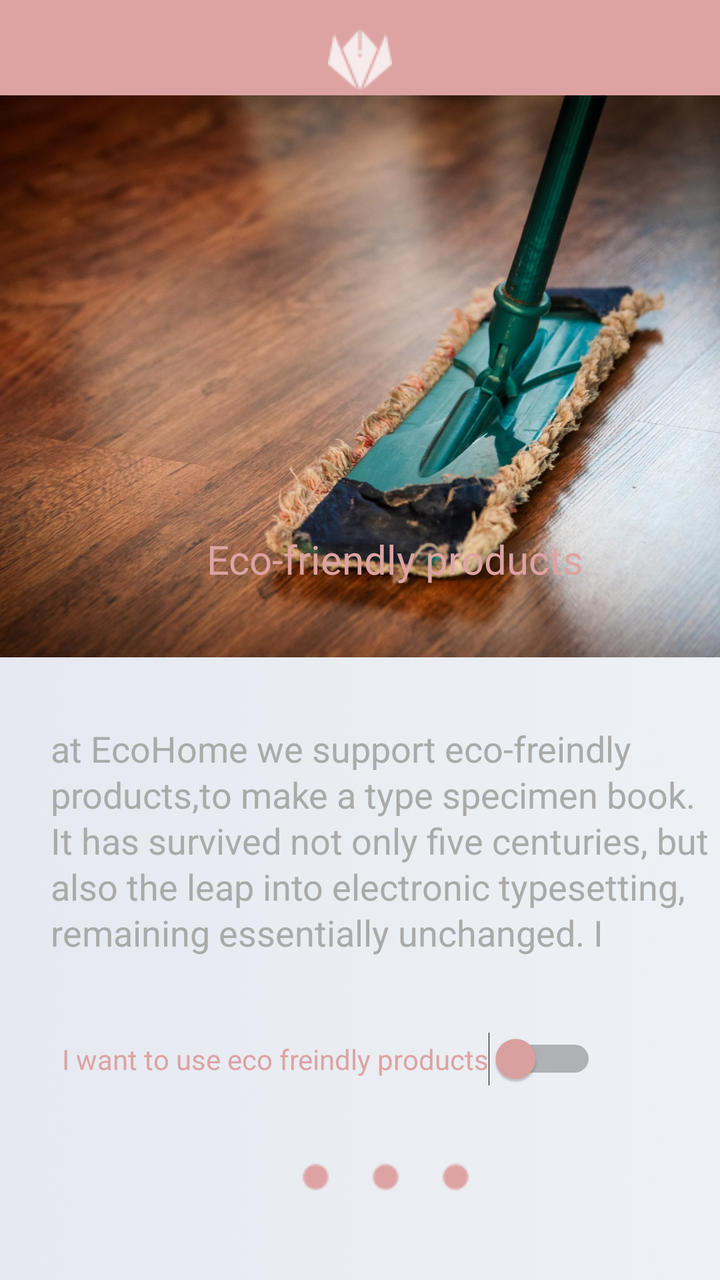
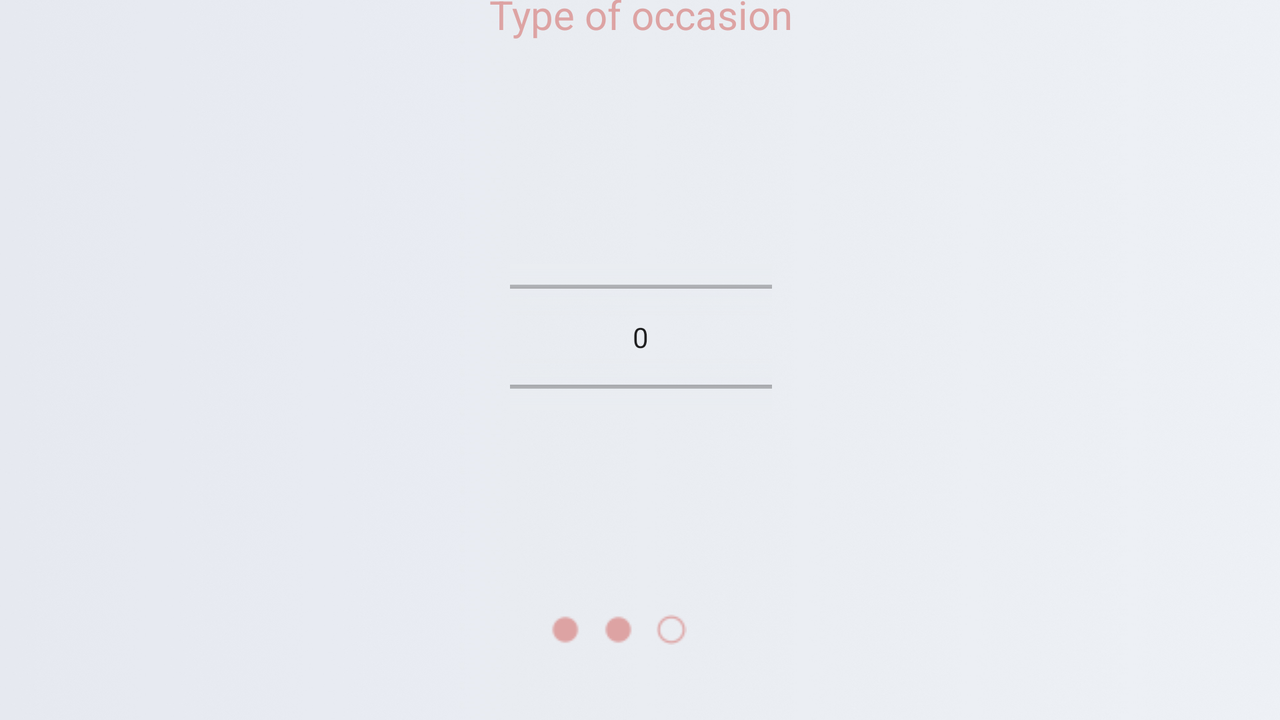

One screen, two layout resources from the same app: the default and the repository's alternative for another configuration. Each is rendered where Android would select it; the XML of both is given below.
<!-- AndroidManifest.xml: application theme AppTheme -->
<!-- res/layout/activity_cleaning.xml -->
<?xml version="1.0" encoding="utf-8"?>
<androidx.constraintlayout.widget.ConstraintLayout xmlns:android="http://schemas.android.com/apk/res/android"
    xmlns:app="http://schemas.android.com/apk/res-auto"
    xmlns:tools="http://schemas.android.com/tools"
    android:id="@+id/cleaning"
    android:layout_width="match_parent"
    android:layout_height="match_parent"
    android:background="@drawable/background"
    android:outlineAmbientShadowColor="#00D6CCCC"
    tools:context=".cleaning">
    <ImageView
        android:id="@+id/titlebar"
        app:layout_constraintTop_toTopOf="parent"
        app:layout_constraintStart_toStartOf="parent"

        android:layout_width="match_parent"
        android:layout_height="60dp"
        android:background="@color/colorPrimary"
        android:paddingTop="30dp"
        android:paddingBottom="30dp"
        android:scaleType="center"
        app:srcCompat="@drawable/title" />

    <ImageView
        android:id="@+id/imageView3"
        android:layout_width="435dp"
        android:layout_height="281dp"
        app:layout_constraintBottom_toBottomOf="parent"
        app:layout_constraintEnd_toEndOf="parent"
        app:layout_constraintHorizontal_bias="0.458"
        app:layout_constraintStart_toStartOf="parent"
        app:layout_constraintTop_toTopOf="parent"
        app:layout_constraintVertical_bias="0.133"
        app:srcCompat="@drawable/cleaning" />

    <androidx.constraintlayout.widget.ConstraintLayout
        android:id="@+id/step1"
        android:layout_width="413dp"
        android:layout_height="429dp"
        android:visibility="gone"
        app:layout_constraintBottom_toBottomOf="parent"
        app:layout_constraintEnd_toEndOf="parent"
        app:layout_constraintStart_toStartOf="parent">

        <TextView
            android:id="@+id/title1"
            android:layout_width="411dp"
            android:layout_height="84dp"
            android:background="@drawable/border"
            android:backgroundTint="#00413737"
            android:gravity="center"
            android:shadowColor="#00101010"
            android:shadowDx="1"
            android:shadowDy="1"
            android:shadowRadius="2"
            android:text="Number of Rooms"
            android:textColor="@color/colorPrimary"
            android:textSize="20sp"
            app:layout_constraintBottom_toTopOf="@+id/linearLayout1"
            app:layout_constraintEnd_toEndOf="parent"
            app:layout_constraintStart_toStartOf="parent"
            app:layout_constraintTop_toTopOf="parent"
            app:layout_constraintVertical_bias="0.128" />

        <NumberPicker
            android:id="@+id/occ1"
            android:layout_width="131dp"
            android:layout_height="73dp"
            android:dividerPadding="100dp"
            android:solidColor="#E9ECF1"
            app:layout_constraintBottom_toTopOf="@+id/linearLayout1"
            app:layout_constraintEnd_toEndOf="parent"
            app:layout_constraintStart_toStartOf="parent"
            app:layout_constraintTop_toBottomOf="@+id/title1"
            tools:ignore="MissingConstraints"></NumberPicker>

        <LinearLayout
            android:id="@+id/linearLayout1"
            android:layout_width="154dp"
            android:layout_height="73dp"
            android:orientation="horizontal"
            android:padding="20dp"
            android:weightSum="3"
            app:layout_constraintBottom_toBottomOf="parent"
            app:layout_constraintEnd_toEndOf="parent"
            app:layout_constraintStart_toStartOf="parent">

            <ImageView
                android:id="@+id/imageView11"
                android:layout_width="wrap_content"
                android:layout_height="wrap_content"
                android:layout_weight="1"
                app:srcCompat="@drawable/filled" />

            <ImageView
                android:id="@+id/imageView22"
                android:layout_width="wrap_content"
                android:layout_height="wrap_content"
                android:layout_marginBottom="16dp"
                app:srcCompat="@drawable/impty" />

            <ImageView
                android:id="@+id/imageView33"
                android:layout_width="wrap_content"
                android:layout_height="wrap_content"
                android:layout_marginBottom="16dp"
                android:layout_weight="1"
                app:srcCompat="@drawable/impty" />

        </LinearLayout>
    </androidx.constraintlayout.widget.ConstraintLayout>

    <androidx.constraintlayout.widget.ConstraintLayout
        android:id="@+id/step2"
        android:layout_width="413dp"
        android:layout_height="429dp"
        android:visibility="invisible"
        app:layout_constraintBottom_toBottomOf="parent"
        app:layout_constraintEnd_toEndOf="parent"
        app:layout_constraintStart_toStartOf="parent">

        <TextView
            android:id="@+id/title"
            android:layout_width="411dp"
            android:layout_height="84dp"
            android:layout_marginTop="24dp"
            android:background="@drawable/border"
            android:backgroundTint="#00413737"
            android:gravity="center"
            android:shadowColor="#00101010"
            android:shadowDx="1"
            android:shadowDy="1"
            android:shadowRadius="2"
            android:text="Type of occasion"
            android:textColor="@color/colorPrimary"
            android:textSize="20sp"
            app:layout_constraintBottom_toTopOf="@+id/linearLayout"
            app:layout_constraintEnd_toEndOf="parent"
            app:layout_constraintStart_toStartOf="parent"
            app:layout_constraintTop_toTopOf="parent"
            app:layout_constraintVertical_bias="0.0" />

        <NumberPicker
            android:id="@+id/occ"
            android:layout_width="131dp"
            android:layout_height="73dp"
            android:dividerPadding="100dp"
            android:solidColor="#E9ECF1"
            app:layout_constraintBottom_toTopOf="@+id/linearLayout"
            app:layout_constraintEnd_toEndOf="parent"
            app:layout_constraintStart_toStartOf="parent"
            app:layout_constraintTop_toBottomOf="@+id/title"
            tools:ignore="MissingConstraints"></NumberPicker>

        <LinearLayout
            android:id="@+id/linearLayout"
            android:layout_width="154dp"
            android:layout_height="73dp"
            android:orientation="horizontal"
            android:padding="20dp"
            android:weightSum="3"
            app:layout_constraintBottom_toBottomOf="parent"
            app:layout_constraintEnd_toEndOf="parent"
            app:layout_constraintStart_toStartOf="parent">

            <ImageView
                android:id="@+id/imageView5"
                android:layout_width="wrap_content"
                android:layout_height="wrap_content"
                android:layout_weight="1"
                app:srcCompat="@drawable/filled" />

            <ImageView
                android:id="@+id/imageView4"
                android:layout_width="wrap_content"
                android:layout_height="wrap_content"
                android:layout_marginBottom="16dp"
                app:srcCompat="@drawable/filled" />

            <ImageView
                android:id="@+id/imageView6"
                android:layout_width="wrap_content"
                android:layout_height="wrap_content"
                android:layout_marginBottom="16dp"
                android:layout_weight="1"
                app:srcCompat="@drawable/impty" />

        </LinearLayout>

    </androidx.constraintlayout.widget.ConstraintLayout>

    <androidx.constraintlayout.widget.ConstraintLayout
        android:id="@+id/step3"
        android:layout_width="435dp"
        android:layout_height="534dp"
        android:layout_marginEnd="16dp"
        android:visibility="visible"
        app:layout_constraintBottom_toBottomOf="parent"
        app:layout_constraintEnd_toEndOf="parent"
        app:layout_constraintHorizontal_bias="0.275"
        app:layout_constraintStart_toStartOf="parent">

        <TextView
            android:id="@+id/title3"
            android:layout_width="412dp"
            android:layout_height="65dp"
            android:layout_marginTop="24dp"
            android:background="@drawable/border"
            android:backgroundTint="#00413737"
            android:gravity="center"
            android:shadowColor="#00101010"
            android:shadowDx="1"
            android:shadowDy="1"
            android:shadowRadius="2"
            android:text="Eco-friendly products"
            android:textColor="@color/colorPrimary"
            android:textSize="20sp"
            app:layout_constraintBottom_toTopOf="@+id/linearLayout3"
            app:layout_constraintEnd_toEndOf="parent"
            app:layout_constraintHorizontal_bias="0.695"
            app:layout_constraintStart_toStartOf="parent"
            app:layout_constraintTop_toTopOf="parent"
            app:layout_constraintVertical_bias="0.311" />

        <LinearLayout
            android:id="@+id/linearLayout3"
            android:layout_width="wrap_content"
            android:layout_height="69dp"
            android:orientation="horizontal"
            android:weightSum="3"
            app:layout_constraintBottom_toBottomOf="parent"
            app:layout_constraintEnd_toEndOf="parent"
            app:layout_constraintStart_toStartOf="parent">

            <ImageView
                android:id="@+id/imageView53"
                android:layout_width="wrap_content"
                android:layout_height="wrap_content"
                android:layout_margin="10dp"
                android:layout_weight="1"
                app:srcCompat="@drawable/filled" />

            <ImageView
                android:id="@+id/imageView43"
                android:layout_width="wrap_content"
                android:layout_height="wrap_content"
                android:layout_margin="10dp"
                android:layout_marginBottom="16dp"
                app:srcCompat="@drawable/filled" />

            <ImageView
                android:id="@+id/imageView63"
                android:layout_width="wrap_content"
                android:layout_height="wrap_content"
                android:layout_margin="10dp"
                android:layout_marginBottom="16dp"
                android:layout_weight="1"
                app:srcCompat="@drawable/filled" />

        </LinearLayout>

        <TextView
            android:id="@+id/textView4"
            android:layout_width="wrap_content"
            android:layout_height="wrap_content"
            android:lineSpacingExtra="2sp"
            android:padding="50dp"
            android:text="@string/proInfo"
            android:textColor="@android:color/darker_gray"
            android:textSize="18sp"
            app:layout_constraintEnd_toEndOf="parent"
            app:layout_constraintHorizontal_bias="0.0"
            app:layout_constraintStart_toStartOf="parent"
            app:layout_constraintTop_toBottomOf="@+id/title3" />

        <Switch
            android:id="@+id/proswitch"
            android:layout_width="wrap_content"
            android:layout_height="wrap_content"
            android:layout_marginBottom="28dp"
            android:backgroundTint="@color/colorPrimary"
            android:buttonTint="@color/colorPrimary"
            android:drawableTint="@color/colorPrimary"
            android:text="I want to use eco freindly products"
            android:textColor="@color/colorPrimary"
            android:thumbTint="@color/colorPrimary"
            app:layout_constraintBottom_toTopOf="@+id/linearLayout3"
            app:layout_constraintEnd_toEndOf="parent"
            app:layout_constraintHorizontal_bias="0.333"
            app:layout_constraintStart_toStartOf="parent" />

    </androidx.constraintlayout.widget.ConstraintLayout>

</androidx.constraintlayout.widget.ConstraintLayout>
<!-- resources referenced by this layout -->
<resources>
  <color name="colorPrimary">#DDA3A3</color>
  <!-- drawable background: jpg bitmap (drawable, 529442 bytes) -->
  <!-- drawable border (drawable) -->
  <?xml version="1.0" encoding="utf-8"?>
  <shape xmlns:android="http://schemas.android.com/apk/res/android"
      android:shape="rectangle">
  
      <stroke
          android:width="3dp"
          android:color="@color/colorPrimary" />
  </shape>
  <!-- drawable cleaning: jpg bitmap (drawable, 313674 bytes) -->
  <!-- drawable filled: png bitmap (drawable, 335 bytes) -->
  <!-- drawable impty: png bitmap (drawable, 479 bytes) -->
  <!-- drawable title: png bitmap (drawable, 1293 bytes) -->
  <string name="proInfo">at EcoHome we support eco-freindly products,to make a type specimen book. It has survived not only five centuries, but also the leap into electronic typesetting, remaining essentially unchanged. I</string>
  <style name="AppTheme" parent="Theme.AppCompat.Light">
          
          <item name="colorPrimary">@color/colorPrimary</item>
          <item name="colorPrimaryDark">@color/colorPrimaryDark</item>
          <item name="colorAccent">@color/colorAccent</item>
          <item name="windowActionBar">false</item>
          <item name="windowNoTitle">true</item>
  
  
      </style>
  <color name="colorPrimaryDark">#00574B</color>
  <color name="colorAccent">#D81B60</color>
</resources>
<!-- res/layout-land/activity_cleaning.xml (the repository's variant of the layout above) -->
<!-- drawn on the phone turned sideways -->
<?xml version="1.0" encoding="utf-8"?>
<androidx.constraintlayout.widget.ConstraintLayout xmlns:android="http://schemas.android.com/apk/res/android"
    xmlns:app="http://schemas.android.com/apk/res-auto"
    xmlns:tools="http://schemas.android.com/tools"
    android:id="@+id/cleaning"
    android:layout_width="match_parent"
    android:layout_height="match_parent"
    android:background="@drawable/background"
    android:outlineAmbientShadowColor="#00D6CCCC"
    tools:context=".cleaning">

    <androidx.constraintlayout.widget.ConstraintLayout
        android:id="@+id/step1"
        android:layout_width="756dp"
        android:layout_height="413dp"
        android:visibility="gone"
        app:layout_constraintBottom_toBottomOf="parent"
        app:layout_constraintEnd_toEndOf="parent"
        app:layout_constraintStart_toStartOf="parent">

        <TextView
            android:id="@+id/title1"
            android:layout_width="411dp"
            android:layout_height="84dp"
            android:background="@drawable/border"
            android:backgroundTint="#00413737"
            android:gravity="center"
            android:shadowColor="#00101010"
            android:shadowDx="1"
            android:shadowDy="1"
            android:shadowRadius="2"
            android:text="Number of Rooms"
            android:textColor="@color/colorPrimary"
            android:textSize="20sp"
            app:layout_constraintEnd_toEndOf="parent"
            app:layout_constraintStart_toStartOf="parent"
            app:layout_constraintTop_toTopOf="parent" />

        <NumberPicker
            android:id="@+id/occ1"
            android:layout_width="131dp"
            android:layout_height="73dp"
            android:dividerPadding="100dp"
            android:solidColor="#E9ECF1"
            app:layout_constraintBottom_toTopOf="@+id/linearLayout1"
            app:layout_constraintEnd_toEndOf="parent"
            app:layout_constraintStart_toStartOf="parent"
            app:layout_constraintTop_toBottomOf="@+id/title1"
            tools:ignore="MissingConstraints"></NumberPicker>

        <LinearLayout
            android:id="@+id/linearLayout1"
            android:layout_width="154dp"
            android:layout_height="73dp"
            android:orientation="horizontal"
            android:padding="20dp"
            android:weightSum="3"
            app:layout_constraintBottom_toBottomOf="parent"
            app:layout_constraintEnd_toEndOf="parent"
            app:layout_constraintStart_toStartOf="parent">

            <ImageView
                android:id="@+id/imageView11"
                android:layout_width="wrap_content"
                android:layout_height="wrap_content"
                android:layout_weight="1"
                app:srcCompat="@drawable/filled" />

            <ImageView
                android:id="@+id/imageView22"
                android:layout_width="wrap_content"
                android:layout_height="wrap_content"
                android:layout_marginBottom="16dp"
                app:srcCompat="@drawable/impty" />

            <ImageView
                android:id="@+id/imageView33"
                android:layout_width="wrap_content"
                android:layout_height="wrap_content"
                android:layout_marginBottom="16dp"
                android:layout_weight="1"
                app:srcCompat="@drawable/impty" />

        </LinearLayout>
    </androidx.constraintlayout.widget.ConstraintLayout>

    <androidx.constraintlayout.widget.ConstraintLayout
        android:id="@+id/step2"
        android:layout_width="727dp"
        android:layout_height="419dp"
        android:visibility="visible"
        app:layout_constraintBottom_toBottomOf="parent"
        app:layout_constraintEnd_toEndOf="parent"
        app:layout_constraintStart_toStartOf="parent">

        <TextView
            android:id="@+id/title"
            android:layout_width="411dp"
            android:layout_height="84dp"
            android:layout_marginTop="24dp"
            android:background="@drawable/border"
            android:backgroundTint="#00413737"
            android:gravity="center"
            android:shadowColor="#00101010"
            android:shadowDx="1"
            android:shadowDy="1"
            android:shadowRadius="2"
            android:text="Type of occasion"
            android:textColor="@color/colorPrimary"
            android:textSize="20sp"
            app:layout_constraintEnd_toEndOf="parent"
            app:layout_constraintStart_toStartOf="parent"
            app:layout_constraintTop_toTopOf="parent" />

        <NumberPicker
            android:id="@+id/occ"
            android:layout_width="131dp"
            android:layout_height="73dp"
            android:dividerPadding="100dp"
            android:solidColor="#E9ECF1"
            app:layout_constraintBottom_toTopOf="@+id/linearLayout"
            app:layout_constraintEnd_toEndOf="parent"
            app:layout_constraintStart_toStartOf="parent"
            app:layout_constraintTop_toBottomOf="@+id/title"
            tools:ignore="MissingConstraints"></NumberPicker>

        <LinearLayout
            android:id="@+id/linearLayout"
            android:layout_width="154dp"
            android:layout_height="73dp"
            android:orientation="horizontal"
            android:padding="20dp"
            android:weightSum="3"
            app:layout_constraintBottom_toBottomOf="parent"
            app:layout_constraintEnd_toEndOf="parent"
            app:layout_constraintStart_toStartOf="parent">

            <ImageView
                android:id="@+id/imageView5"
                android:layout_width="wrap_content"
                android:layout_height="wrap_content"
                android:layout_weight="1"
                app:srcCompat="@drawable/filled" />

            <ImageView
                android:id="@+id/imageView4"
                android:layout_width="wrap_content"
                android:layout_height="wrap_content"
                android:layout_marginBottom="16dp"
                app:srcCompat="@drawable/filled" />

            <ImageView
                android:id="@+id/imageView6"
                android:layout_width="wrap_content"
                android:layout_height="wrap_content"
                android:layout_marginBottom="16dp"
                android:layout_weight="1"
                app:srcCompat="@drawable/impty" />

        </LinearLayout>

    </androidx.constraintlayout.widget.ConstraintLayout>

    <androidx.constraintlayout.widget.ConstraintLayout
        android:id="@+id/step3"
        android:layout_width="742dp"
        android:layout_height="416dp"
        android:layout_marginEnd="16dp"
        android:visibility="gone"
        app:layout_constraintBottom_toBottomOf="parent"
        app:layout_constraintEnd_toEndOf="parent"
        app:layout_constraintStart_toStartOf="parent">

        <TextView
            android:id="@+id/title3"
            android:layout_width="411dp"
            android:layout_height="84dp"
            android:layout_marginTop="24dp"
            android:background="@drawable/border"
            android:backgroundTint="#00413737"
            android:gravity="center"
            android:shadowColor="#00101010"
            android:shadowDx="1"
            android:shadowDy="1"
            android:shadowRadius="2"
            android:text="Eco-friendly products"
            android:textColor="@color/colorPrimary"
            android:textSize="20sp"
            app:layout_constraintBottom_toTopOf="@+id/textView4"
            app:layout_constraintEnd_toEndOf="parent"
            app:layout_constraintHorizontal_bias="0.5"
            app:layout_constraintStart_toStartOf="parent"
            app:layout_constraintTop_toTopOf="parent"
            app:layout_constraintVertical_bias="0.134" />

        <LinearLayout
            android:id="@+id/linearLayout3"
            android:layout_width="wrap_content"
            android:layout_height="69dp"
            android:orientation="horizontal"
            android:weightSum="3"
            app:layout_constraintBottom_toBottomOf="parent"
            app:layout_constraintEnd_toEndOf="parent"
            app:layout_constraintHorizontal_bias="0.5"
            app:layout_constraintStart_toStartOf="parent"
            app:layout_constraintTop_toBottomOf="@+id/proswitch">

            <ImageView
                android:id="@+id/imageView53"
                android:layout_width="wrap_content"
                android:layout_height="wrap_content"
                android:layout_margin="10dp"
                android:layout_weight="1"
                app:srcCompat="@drawable/filled" />

            <ImageView
                android:id="@+id/imageView43"
                android:layout_width="wrap_content"
                android:layout_height="wrap_content"
                android:layout_margin="10dp"
                android:layout_marginBottom="16dp"
                app:srcCompat="@drawable/filled" />

            <ImageView
                android:id="@+id/imageView63"
                android:layout_width="wrap_content"
                android:layout_height="wrap_content"
                android:layout_margin="10dp"
                android:layout_marginBottom="16dp"
                android:layout_weight="1"
                app:srcCompat="@drawable/filled" />

        </LinearLayout>

        <TextView
            android:id="@+id/textView4"
            android:layout_width="wrap_content"
            android:layout_height="wrap_content"
            android:lineSpacingExtra="2sp"
            android:padding="50dp"
            android:text="@string/proInfo"
            android:textColor="@android:color/darker_gray"
            android:textSize="18sp"
            app:layout_constraintBottom_toTopOf="@+id/proswitch"
            app:layout_constraintEnd_toEndOf="parent"
            app:layout_constraintHorizontal_bias="0.5"
            app:layout_constraintStart_toStartOf="parent"
            app:layout_constraintTop_toBottomOf="@+id/title3" />

        <Switch
            android:id="@+id/proswitch"
            android:layout_width="wrap_content"
            android:layout_height="wrap_content"
            android:layout_marginBottom="40dp"
            android:backgroundTint="@color/colorPrimary"
            android:buttonTint="@color/colorPrimary"
            android:drawableTint="@color/colorPrimary"
            android:text="I want to use eco freindly products"
            android:textColor="@color/colorPrimary"
            android:thumbTint="@color/colorPrimary"
            app:layout_constraintBottom_toTopOf="@+id/linearLayout3"
            app:layout_constraintEnd_toEndOf="parent"
            app:layout_constraintHorizontal_bias="0.5"
            app:layout_constraintStart_toStartOf="parent"
            app:layout_constraintTop_toBottomOf="@+id/textView4" />

    </androidx.constraintlayout.widget.ConstraintLayout>

</androidx.constraintlayout.widget.ConstraintLayout>
<!-- resources referenced by the variant -->
<!-- as the phone turned sideways resolves them -->
<resources>
  <color name="colorPrimary">#DDA3A3</color>
  <!-- drawable background: jpg bitmap (drawable, 529442 bytes) -->
  <!-- drawable border (drawable) -->
  <?xml version="1.0" encoding="utf-8"?>
  <shape xmlns:android="http://schemas.android.com/apk/res/android"
      android:shape="rectangle">
  
      <stroke
          android:width="3dp"
          android:color="@color/colorPrimary" />
  </shape>
  <!-- drawable filled: png bitmap (drawable, 335 bytes) -->
  <!-- drawable impty: png bitmap (drawable, 479 bytes) -->
  <string name="proInfo">at EcoHome we support eco-freindly products,to make a type specimen book. It has survived not only five centuries, but also the leap into electronic typesetting, remaining essentially unchanged. I</string>
  <style name="AppTheme" parent="Theme.AppCompat.Light">
          
          <item name="colorPrimary">@color/colorPrimary</item>
          <item name="colorPrimaryDark">@color/colorPrimaryDark</item>
          <item name="colorAccent">@color/colorAccent</item>
          <item name="windowActionBar">false</item>
          <item name="windowNoTitle">true</item>
  
  
      </style>
  <color name="colorPrimaryDark">#00574B</color>
  <color name="colorAccent">#D81B60</color>
</resources>
